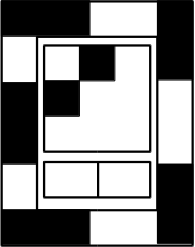
#> input picture data/tests/tag.png, 195 x 247 px, found by its file name
$ python findcontours.py   (older library calls are emulated)
#> lines starting #> are read from the running program, lines starting #| are printed output that depends on the picture; after the words box and inside, x2 and y2 are one past the last pixel; in counts of white or black regions, pixels touching at a corner belong together
# -*- coding: utf-8 -*-
"""
Created on Mon Feb  1 00:20:17 2016

@author: emilie
"""

import cv2
import numpy as np

def thresh_callback(thresh):
    edges = cv2.Canny(blur,thresh,thresh*2)
    drawing = np.zeros(img.shape,np.uint8)     # Image to draw the contours
    image,contours,hierarchy = cv2.findContours(edges,cv2.RETR_TREE,cv2.CHAIN_APPROX_SIMPLE)
    for cnt in contours:
        color = np.random.randint(0,255,(3)).tolist()  # Select a random color
        cv2.drawContours(drawing,[cnt],0,color,2)
        cv2.imshow('output',drawing)
    cv2.imshow('input',img)

img = cv2.imread('tag.png')
#> img is the input picture: shape (247, 195, 3); min 0, max 255, mean 141.3
gray = cv2.cvtColor(img,cv2.COLOR_BGR2GRAY)
blur = cv2.GaussianBlur(gray,(5,5),0)
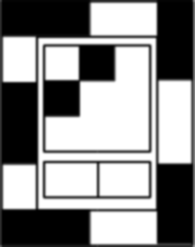
#> blur: shape (247, 195); min 0, max 255, mean 140.7

cv2.namedWindow('input',cv2.WINDOW_AUTOSIZE)

thresh = 100
max_thresh = 255

cv2.createTrackbar('canny thresh:','input',thresh,max_thresh,thresh_callback)

thresh_callback(thresh)
#> in thresh_callback, `edges = cv2.Canny(blur,thresh,thresh*2)`:
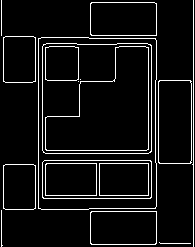
#> edges: shape (247, 195); 7.2% white in thin lines or dots
#> in thresh_callback, `image,contours,hierarchy = cv2.findContours(edges,cv2.RETR_TREE,cv2.CH..`: contours = 30 contours, 6 with area under 20; largest, box (x1, y1, x2, y2) and area: (38, 37, 157, 210) 20070, (38, 37, 157, 210) 20068, (42, 43, 152, 154) 11934, (42, 43, 152, 154) 11930, (45, 46, 149, 151) 7065
#> the loop in thresh_callback, `for cnt in contours:` made 30 passes
#> color on passes 2, 3, 5, 6, 7, 8, 9, 10, 11, 12, 14, 15: [192, 67, 251], [195, 103, 9], [36, 87, 70], [216, 88, 140], [58, 193, 230], [39, 87, 174], [88, 81, 165], [25, 77, 72], [9, 148, 115], [208, 243, 197], [192, 82, 99], [216, 177, 243]
#> (cnt, color) on passes 1, 4, 13, 19, 20, 30: ([[159, 242], [160, 243], [190, 243], [160, 243]], [172, 47, 117]), ([[1, 210], [1, 246], [2, 245], [1, 244]], [211, 21, 242]), ([[99, 163], [99, 195], [148, 195], [148, 163]], [254, 79, 175]), ([[78, 81]], [127, 32, 31]), ([[80, 79]], [202, 244, 151]), ([[1, 0], [1, 35]], [57, 35, 102])
#> pass 1, in thresh_callback, `cv2.imshow('output',drawing)`:
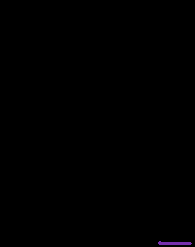
#> window 'output': shape (247, 195, 3); mean B, G, R 0.4, 0.1, 0.2
#> pass 2, in thresh_callback, `cv2.imshow('output',drawing)`:
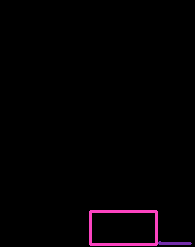
#> window 'output': shape (247, 195, 3); mean B, G, R 2.7, 0.9, 3.3
#> after the loop in thresh_callback, `for cnt in contours:`:
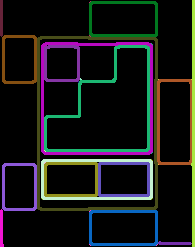
#> drawing: shape (247, 195, 3); mean of channels 0, 1, 2 23.9, 24.1, 24.1; drawn as B, G, R

if cv2.waitKey(0) == 27:
#> (key Esc is pressed here)
    cv2.destroyAllWindows()
